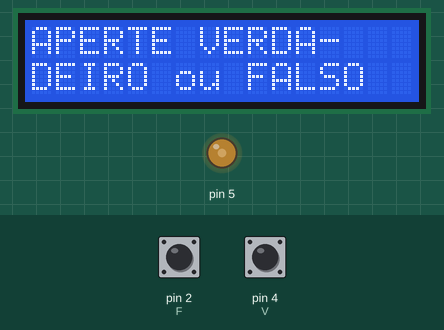
This sketch was run on a simulated Arduino Uno, built with avr-gcc and run on an emulated ATmega328P. Shown: 16×2 character LCD, output pins drawn as LEDs (lit = HIGH). Inputs (shaded band) come from the test bench; at power-on: pin 2 (F) HIGH, pin 4 (V) HIGH. Random numbers use the default seed unless the sketch sets one.

Above: at 5.1 s.
At 15.8 s:
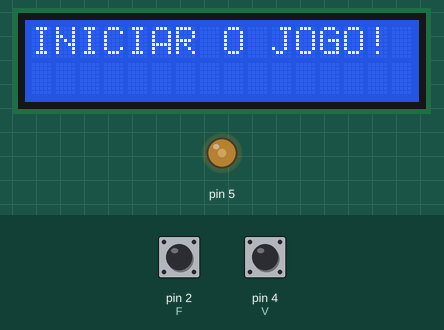
15.9 s: pin 2 (F) pulled LOW for 3.2 s
At 17.1 s:
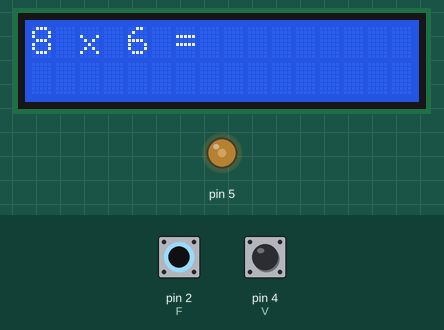
22.1 s: pin 4 (V) pulled LOW for 3.2 s
At 26.1 s:
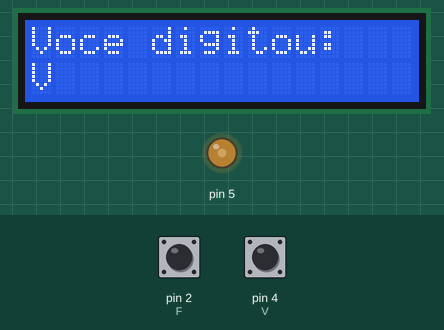
Timing chart, 0 to 27.6 s (numbered marks = the images above; inputs shaded):
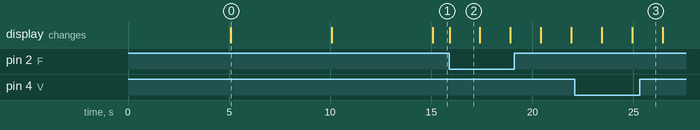

Measured:
- after the input at 15.9 s, the display: changes at once (image 2)
- what the display in image 0 shows lasts 5.0 s, from 5.1 s to 10.1 s
- what the display in image 2 shows lasts 1.5 s, from 15.9 s to 17.4 s

The sketch:

Jogo_matematico_de_V_ou_F.ino
```cpp
/*
  Jogo de matemática básica cujo o objetivo é o jogador responder
as equações que aparecer no display pressionando o botão de verdadeiro ou falso,
acumulando o maior número de acertos.
  Esse projeto aplica as seguintes funções: Uso de display,
botoes, lógicas bolanas, reposta visual ao pressionar o botão
*/

#include <LiquidCrystal.h>

LiquidCrystal lcd(7, 8, 9, 10, 11, 12);

#define V 4 // Verdadeiro
#define F 2 // Falso

int tecla_lida = 0;
int acertos = 0;
int erros = 0;
int tipo_de_conta;
int fator_1;
int fator_2;
int resultado;
int valor_lido;
int tipo_de_resposta;

void setup()
{

  // configura os pinos como entradas
  pinMode(V, INPUT_PULLUP);
  pinMode(F, INPUT_PULLUP);

  lcd.begin(16, 2); // inicializa o display

  pinMode(5, OUTPUT);
  analogWrite(5, 96);
  lcd.home(); // vai pra primeira linha

  lcd.write("JOGO DE PERGUN-");
  lcd.setCursor(0, 1);
  lcd.write("TAS E RESPOSTAS");
  delay(5000);
  lcd.clear();

  lcd.print("APERTE VERDA-");
  lcd.setCursor(0, 1);
  lcd.print("DEIRO ou FALSO");
  delay(5000);

  lcd.clear();
  lcd.print("APERTE QUALQUER");
  lcd.setCursor(0, 1);
  lcd.print("BOTAO PARA");

  delay(5000);
  lcd.clear();
  lcd.print("INICIAR O JOGO!");

  randomSeed(analogRead(0));

  le_botao();
  lcd.clear();

} // fim do setup

void loop()
{

  tipo_de_conta = random(1, 3); //maior ou igual a um e menor que 3

  switch (tipo_de_conta)
  {
  case 1: // multiplicação
    fator_1 = random(1, 10);
    fator_2 = random(1, 10);
    resultado = fator_1 * fator_2;

    lcd.setCursor(0, 0);
    lcd.print(fator_1);
    lcd.print(" x ");
    lcd.print(fator_2);
    lcd.print(" = ");

    break; //fim da multiplicação

  case 2: // divisão
    resultado = random(1, 10);
    fator_2 = random(1, 10);
    fator_1 = resultado * fator_2;

    lcd.setCursor(0, 0);
    lcd.print(fator_1);
    lcd.print(" / ");
    lcd.print(fator_2);
    lcd.print(" = ");

    break; // fim da divisão

  default:
    lcd.setCursor(3, 0);
    lcd.print("ERRO: caso não previsto!");
    delay(1500);
    lcd.clear();
    break; // fim do default
  }

  delay(1500);

  //--------------- Tipo de resposta --------------//

  tipo_de_resposta = random(1, 3); // 1 significa exibir resposta certa e 2 exibe a resposta errada

  // 1) exibir resposta correta ou errada, de acordo com o sorteio
  // 2) perguntar V/F

  switch (tipo_de_resposta)
  {
  case 1: // O arduino exibe a resposta certa

    // completa a linha da pergunta
    lcd.setCursor(8, 0);
    lcd.print(resultado);
    lcd.setCursor(0, 1);
    lcd.print("V ou F ?"); // o jogador pode responder V ou F
    break;

  case 2: // o arduino exibe a resposta errada
    int resultado_qualquer;
    do
    {
      resultado_qualquer = random(1, 100);     // sorteia qualquer numero
    } while (resultado_qualquer == resultado); // precisamos garantir que esse numero seja diferente da resposta correta

    lcd.setCursor(8, 0);
    lcd.print(resultado_qualquer); // completa a linha da pergunta
    lcd.setCursor(0, 1);
    lcd.print("V ou F ?"); // o jogador pode responder V ou F
    break;
  }

  //------------------ Declaração da variável boolean e leitura do que foi digitado --------------//

  boolean digitado = le_botao();
  lcd.clear();
  lcd.setCursor(0, 0);
  lcd.print("Voce digitou: ");
  lcd.setCursor(0, 1);

  if (digitado == true)
  {
    lcd.print("V"); // botão V é considerado verdadeiro
  }
  else
  {
    lcd.print("F");
  }
  delay(1500);
  lcd.clear();

  //--------------------------- Comparar a resposta com o esperado ------------------//

  switch (tipo_de_resposta)
  {
  case 1: // O arduino sabe que exibiu a resposta certa
    if (digitado == true)
    {
      lcd.setCursor(0, 0);
      lcd.print("Muito bem :-)");
      delay(1500);
      acertos = acertos + 1;
    }
    else
    { // a pessoa F digitou (v)erdadeiro
      lcd.setCursor(0, 0);
      lcd.print("O resultado era");
      lcd.setCursor(0, 1);
      lcd.print("verdadeiro :-( ");
      delay(1500);
      erros = erros + 1;
    }
    break;

  case 2: // o arduino exibiu a resposta errada
    if (digitado == true)
    {
      lcd.setCursor(0, 0);
      lcd.print("Errou :-(");
      delay(1500);
      lcd.clear();
      // informação sobre o resultado
      lcd.setCursor(0, 0);
      lcd.print("O valor correto era: ");
      lcd.setCursor(0, 1);
      lcd.print(resultado);
      delay(1500);
      erros = erros + 1;
    }
    else
    { // a pessoa F digitou (v)erdadeiro
      lcd.print("Muito bem :-)");
      delay(1500);
      acertos = acertos + 1;
    }
    break;
  }
  lcd.clear();
  lcd.setCursor(0, 0);
  lcd.print("Acertos: ");
  lcd.print(acertos);
  lcd.setCursor(0, 1);
  lcd.print("Erros: ");
  lcd.print(erros);
  delay(1500);
  lcd.clear();

  lcd.setCursor(0, 0);
  lcd.print("Vamos tentar");
  lcd.setCursor(0, 1);
  lcd.print("outra pergunta");
  delay(1500);
  lcd.clear();

} // fim do "loop"

// ----------------------- Função booleana le_botao para descobrir qual botão é o verdadeiro, qual o falso ---------------------------//

boolean le_botao()
{
  int tecla_V, tecla_F;

  do
  {
    tecla_V = digitalRead(V);
    tecla_F = digitalRead(F);
  } while (tecla_V == HIGH && tecla_F == HIGH);

  return (tecla_V == LOW); // testar a botão V como true
}
```
